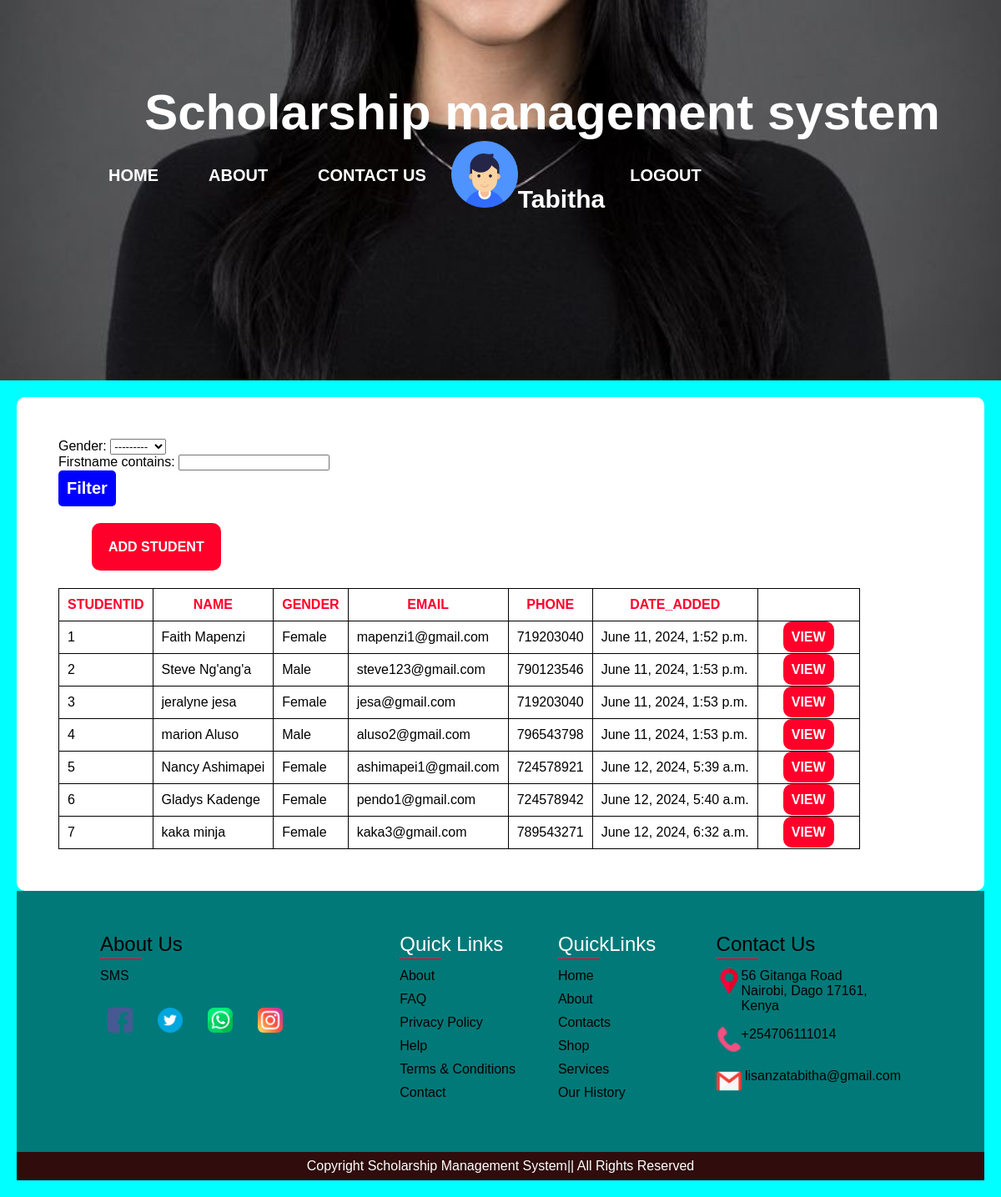
Page /admindash (signed in) on the committed database.
### smsApp/models.py (models this page shows, shortened)
class Student(models.Model):
    GENDER = (
        ('Female', 'Female'),
        ('Male', 'Male'),
    )
    firstname = models.CharField(max_length=100)
    lastname = models.CharField(max_length=100)
    email = models.CharField(max_length=100)
    phone = models.IntegerField()
    gender = models.CharField(max_length=100, choices=GENDER)
    date_added = models.DateTimeField(auto_now_add = True)

### smsApp/views.py (the view)
# urls.py: path('admindash',views.admindash, name='admindash'),
@login_required(login_url='login')
def admindash(request):
    students = Student.objects.all()
    myFilter = StudentFilter(request.POST, queryset=students)
    students = myFilter.qs
    context= {'students':students, 'myFilter':myFilter}
    return render(request, 'admindash.html', context)

### templates/admindash.html (shortened to what this page needs)
<!DOCTYPE html>
{% load static %}
<html lang="en">
<head>
    <link rel="stylesheet" href="{% static 'css/admindash.css' %}">
</head>
<body>
    <div class="toppage"style="background: url('{% static 'images/blacklady.jpg' %}'); background-repeat: no-repeat;background-position: center; background-size: cover;">
        <div class="pagename">
            <h1>Scholarship management system</h1>
        </div>
        <div class="navbar">
            <ul>
                <a href="#"><li>Home</li></a>
                <a href="#"><li>About</li></a>
                <a href="#"><li>Contact us</li></a>
                <li style="list-style: none;"><img src="{% static 'images/user.png' %}"style="height=80px;width: 80px;"><span style="color: white;font-weight: 700; font-size: 30px;">{{request.user}}</span></li>
                <a href="{% url 'logout' %}">logout</a>
            </ul>
        </div>
    </div>
    <div class="main">
        <div class="content">
            <form method="post">
                {{ myFilter.form }}
                <input type="submit" name=""value="Filter">
            </form>
            <div class="actions">
                <a href="{% url 'addstudent' %}">Add student</a>
            </div>
            <table>
                <thead>
                    <tr>
                        <td>StudentID</td>
                        <td>Name</td>
                        <td>Gender</td>
                        <td>Email</td>
                        <td>Phone</td>
                        <td>Date_added</td>
                        <td></td>
                    </tr>
                </thead>
                {% for student in students %}
                <tbody>
                    <tr>
                        <td>{{ student.id }}</td>
                        <td>{{ student.firstname }} {{ student.lastname }}</td>
                        <td>{{student.gender}}</td>
                        <td>{{ student.email }}</td>
                        <td>{{ student.phone }}</td>
                        <td>{{ student.date_added}}</td>
                        <td><a href="#">View</a></td>
                    </tr>
                </tbody>
                {% endfor %}
            </table>
        </div>
    <footer>
        <div class="container">
            <div class="aboutussec">
                <h2>About Us</h2>
                <p>SMS</p>
                <ul class="sci">
                    <li><a href="#"><img src="{% static 'images/facebook.png' %}"></a></li>
                    <li><a href="#"><img src="{% static 'images/twitter.png' %}"></a></li>
                    <li><a href="#"><img src="{% static 'images/whatsapp.png' %}"></a></li>
                    <li><a href="#"><img src="{% static 'images/instagram.png' %}"></a></li>
                </ul>
            </div>
            <div class="quicklinkssec">
                <h2>Quick Links</h2>
                <ul>
                    <li><a href="#">About</a></li>
                    <li><a href="#">FAQ</a></li>
                    <li><a href="#">Privacy Policy</a></li>
                    <li><a href="#">Help</a></li>
                    <li><a href="#">Terms & Conditions</a></li>
                    <li><a href="#">Contact</a></li>
                </ul>
            </div>
            <div class="quicklinkssec">
                <h2>QuickLinks</h2>
                <ul>
                    <li><a href="#">Home</a></li>
                    <li><a href="#">About</a></li>
                    <li><a href="#">Contacts</a></li>
                    <li><a href="#">Shop</a></li>
                    <li><a href="#">Services</a></li>
                    <li><a href="#">Our History</a></li>
                </ul>
            </div>
            <div class="contactssec">
                <h2>Contact Us</h2>
                <ul class="info">
                    <li>
                        <span><img src="{% static 'images/placeholder.png' %}"></span>
                        <span> 56 Gitanga Road <br>
                            Nairobi, Dago 17161,<br> Kenya</span>
                    </li>
                    <li>
                        <span><img src="{% static 'images/icons8-phone-26.png' %}"></span>
                        <p><a href="tel:+254706111014">+254706111014</a><br>
                        </p>
                    </li>
                    <li>
                        <span><img src="{% static 'images/gmail.png' %}"></span>
                        <p><a href="mailto:lisanzatabitha@gmail.com">&nbsplisanzatabitha@gmail.com</a><br>
                        </p>
                    </li>
                </ul>
            </div>
        </div>
    </footer>
    <div class="copyrighttext">
        <p>Copyright Scholarship Management System|| All Rights Reserved</p>
    </div>
</body>
</html>

### static/css/admindash.css (style rules this page uses)
* { padding: 0; margin: 0; font-family: Verdana, Geneva, Tahoma, sans-serif; box-sizing: border-box; }
body { background: aqua; }
.toppage { padding-bottom: 200px; padding-top: 100px; padding-left: 100px; background-repeat: no-repeat; background-size: cover; background-position: center; }
.pagename { color: white; text-align: center; font-size: 30px; font-weight: 700; }
.navbar ul { display: flex; }
.navbar ul a { color: white; text-decoration: none; text-transform: uppercase; font-size: 20px; font-weight: 600; padding-left: 20px; padding: 30px; transition: all 0.5s linear; }
.navbar ul a li { list-style: none; }
.navbar ul li img { height: 80px; width: 80px; }
.main { padding: 20px; }
.main .content { background: #fff; border-radius: 10px; padding: 50px; }
.main .content .actions { margin: 40px; }
.main .content .actions a { text-decoration: none; background: rgb(255, 0, 43); text-transform: uppercase; color: #fff; font-weight: 700; padding: 20px; border-radius: 10px; }
.main .content table { border: 1px solid black; padding: 10px; }
.main .content table, th, td { border: 1px solid black; border-collapse: collapse; }
.main .content table thead tr { font-weight: 700; text-align: center; text-transform: uppercase; color: rgb(255, 0, 43); }
.main .content table thead tr td { padding: 10px; }
.main .content table tbody tr td { padding: 10px; }
.main .content table tbody tr td > a { background: rgb(255, 0, 43); padding: 10px; margin: 20px; text-transform: uppercase; text-decoration: none; color: #fff; font-weight: 600; border-radius: 10px; }
footer { position: relative; height: auto; padding: 50px 100px; background: rgb(1, 121, 121); }
footer .container { display: grid; grid-template-columns: 2fr 1fr 1fr 1fr; grid-gap: 20px; }
footer .container .aboutussec h2 { position: relative; color: black; font-weight: 500; margin-bottom: 15px; }
footer .container .aboutussec h2::before { content: ''; position: absolute; bottom: -5px; left: 0; width: 50px; height: 2px; background: rgb(255, 0, 43); }
footer .container .quicklinkssec h2 { position: relative; color: #fff; font-weight: 500; margin-bottom: 15px; }
footer .container .quicklinkssec h2::before { content: ''; position: absolute; bottom: -5px; left: 0; width: 50px; height: 2px; background: rgb(255, 0, 43); }
footer .container .contactssec h2 { position: relative; color: black; font-weight: 500; margin-bottom: 15px; }
footer .container .contactssec h2::before { content: ''; position: absolute; bottom: -5px; left: 0; width: 50px; height: 2px; background: rgb(255, 0, 43); }
footer .container .aboutussec p { color: black; }
.sci { margin-top: 20px; display: grid; grid-template-columns: repeat(4, 50px); grid-gap: 10px; }
.sci li { list-style: none; }
.sci li a { display: inline-block; width: 48px; height: 48px; display: grid; align-content: center; justify-content: center; text-decoration: none; border-radius: 4px; }
.sci li a img { height: 30px; width: 30px; }
.quicklinkssec { position: relative; }
.quicklinkssec li { list-style: none; }
.quicklinkssec li a { text-decoration: none; color: black; margin-bottom: 10px; display: inline-block; }
.info { position: relative; }
.info li { display: grid; grid-template-columns: 30px 1fr; margin-bottom: 16px; list-style: none; }
.info li img { height: 30px; width: 30px; }
.info li span { color: black; }
.info a { text-decoration: none; color: black; }
.copyrighttext { background: rgb(48, 12, 12); padding: 8px 100px; text-align: center; color: #fff; }

### templates/admindash.html (style rules this page uses)
form input[type=submit] { background: blue; padding: 10px; border: 0px; border-radius: 5px; color: white; text-align: center; font-size: 20px; font-weight: 700; }

### rows in the picture
Student: id "1", firstname "Faith", lastname "Mapenzi", gender "Female", email "mapenzi1@gmail.com", phone "719203040", date_added "June 11, 2024, 1:52 p.m."
Student: id "2", firstname "Steve", lastname "Ng'ang'a", gender "Male", email "steve123@gmail.com", phone "790123546", date_added "June 11, 2024, 1:53 p.m."
Student: id "3", firstname "jeralyne", lastname "jesa", gender "Female", email "jesa@gmail.com", phone "719203040", date_added "June 11, 2024, 1:53 p.m."
Student: id "4", firstname "marion", lastname "Aluso", gender "Male", email "aluso2@gmail.com", phone "796543798", date_added "June 11, 2024, 1:53 p.m."
Student: id "5", firstname "Nancy", lastname "Ashimapei", gender "Female", email "ashimapei1@gmail.com", phone "724578921", date_added "June 12, 2024, 5:39 a.m."
Student: id "6", firstname "Gladys", lastname "Kadenge", gender "Female", email "pendo1@gmail.com", phone "724578942", date_added "June 12, 2024, 5:40 a.m."
Student: id "7", firstname "kaka", lastname "minja", gender "Female", email "kaka3@gmail.com", phone "789543271", date_added "June 12, 2024, 6:32 a.m."

### other values in the picture
{{ request.user }} "Tabitha"
